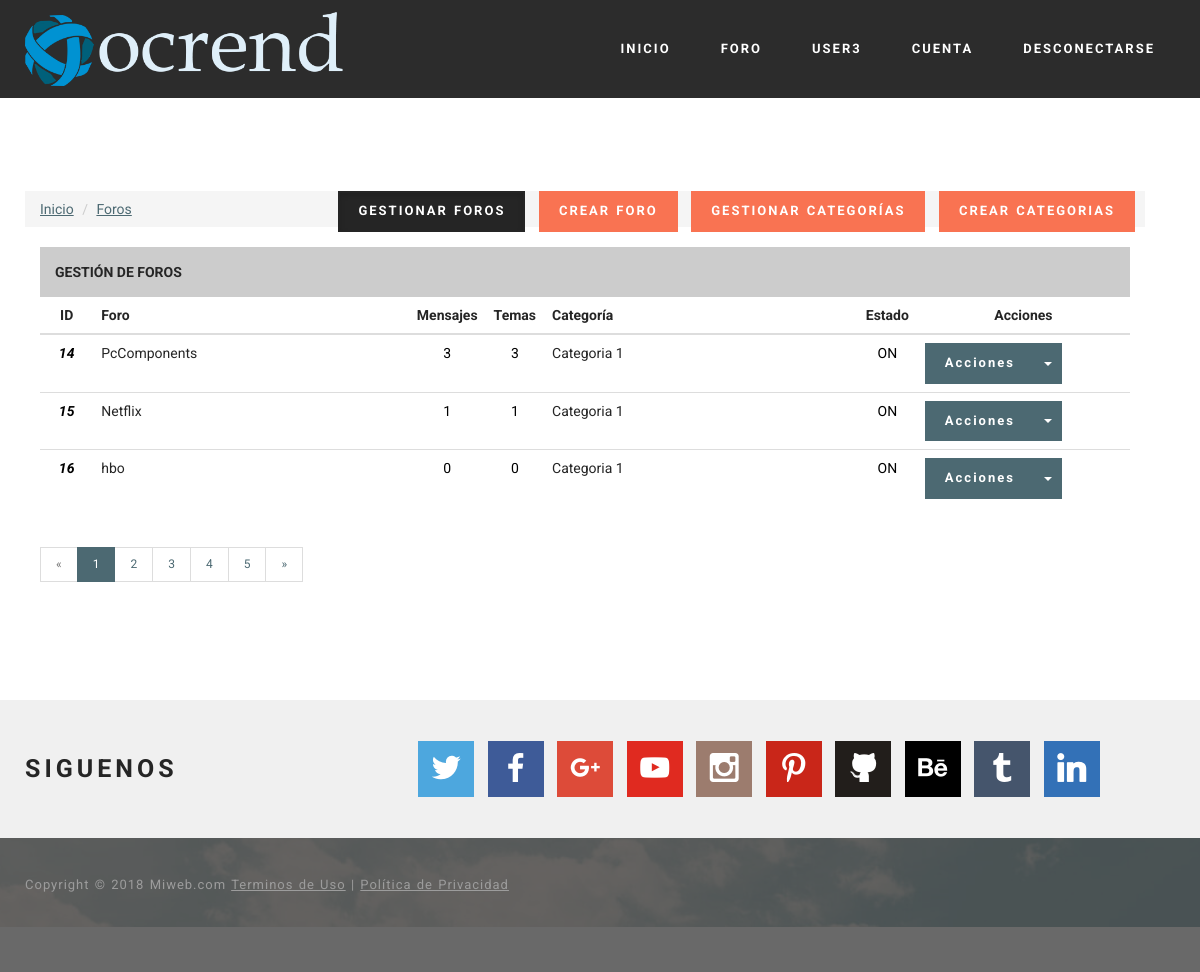
/?view=configforos (signed in), run on the app's committed database.
### tables this page shows
CREATE TABLE `users` (
  `id` bigint(255) NOT NULL,
  `user` varchar(17) NOT NULL,
  `pass` varchar(50) NOT NULL,
  `email` varchar(40) NOT NULL,
  `permiso` int(1) NOT NULL DEFAULT '0' COMMENT '0=Usuario normal,  1= moderador  2=admin',
  `activo` int(1) NOT NULL DEFAULT '0',
  `keyreg` varchar(120) NOT NULL DEFAULT '',
  `keypass` varchar(50) NOT NULL,
  `new_pass` varchar(50) NOT NULL,
  `ultima_conexion` int(80) NOT NULL DEFAULT '1539558829',
  `no_leidos` text NOT NULL,
  `img_perfil` varchar(100) NOT NULL DEFAULT 'noavatar.gif',
  `firma` varchar(255) NOT NULL DEFAULT 'Esta es la firma de usuario',
  `rango` varchar(70) NOT NULL DEFAULT 'Usuario',
  `edad` int(3) NOT NULL DEFAULT '18',
  `fecha_reg` varchar(11) NOT NULL DEFAULT '15/10/2018',
  `biografia` varchar(255) NOT NULL DEFAULT 'Biografía del usuario.'
);

CREATE TABLE `foros` (
  `id` int(255) NOT NULL,
  `nombre` varchar(255) NOT NULL,
  `descripcion` varchar(255) NOT NULL,
  `cantidad_mensajes` bigint(255) NOT NULL DEFAULT '0',
  `cantidad_temas` bigint(255) NOT NULL DEFAULT '0',
  `id_categoria` int(100) NOT NULL DEFAULT '1',
  `estado` int(1) NOT NULL DEFAULT '1' COMMENT '1 es el estado abierto del foro y 0 para crrarlo y solo admin tiene acceso',
  `ultimo_tema` varchar(255) NOT NULL,
  `id_ultimo_tema` bigint(255) NOT NULL
);

CREATE TABLE `categorias` (
  `id` int(255) NOT NULL,
  `nombre` varchar(255) NOT NULL
);

### core/bin/functions/Users.php (called while the page is built, shortened)
<?php
function Users(){
$db = new Conexion();
$query =  $db->query("SELECT timer FROM config WHERE id='1' LIMIT 1;");
$timer = $db->recorrer($query)[0];
$db-> liberar($query);
$sql = $db->query("SELECT * FROM users");
$usuarios_actuales_db = $db->rows($sql);
if($_SESSION['cantidad_usuarios'] != $usuarios_actuales_db or (time() - 60) <= $timer) {
  while($d = $db->recorrer($sql)) {
    $users[$d['id']]= $d;}
}else {
  if (!isset($_SESSION['users'])) {
    while($d = $db->recorrer($sql)) {
      $users[$d['id']]= $d;}
  } else {
    $users = $_SESSION['users'];
  }
}
return $_SESSION['users'];
}
?>

### core/core.php (called while the page is built, shortened)
<?php
require('core/models/class.Conexion.php');
require('core/bin/functions/Users.php');
require('core/bin/functions/Categorias.php');
require('core/bin/functions/Foros.php');
$_users = Users();
$_categorias = Categorias();
$_foros = Foros();
?>

### core/models/class.Conexion.php (called while the page is built, shortened)
<?php
class Conexion extends mysqli {
public function rows($query){
  return mysqli_num_rows($query);
}
public function liberar($query){
  return mysqli_free_result($query);
}
public function recorrer($query){
  return mysqli_fetch_array($query);
}
}
 ?>

### core/bin/functions/Foros.php (called while the page is built, shortened)
<?php
function Foros(){
$db = new Conexion();
$sql = $db->query("SELECT * FROM foros;");
if($db->rows($sql) > 0) {
  while($d = $db->recorrer($sql)) {
    $foros[$d['id']]= $d;
    }
}else {
  $foros = false;
}
return $foros;
}
?>

### core/bin/functions/Categorias.php (called while the page is built, shortened)
<?php
function Categorias(){
$db = new Conexion();
$sql = $db->query("SELECT * FROM categorias;");
if($db->rows($sql) > 0) {
  while($d = $db->recorrer($sql)) {
    $categorias[$d['id']]= $d;
    }
}else {
  $categorias = false;
}
return $categorias;
}
?>

### html/forum/foros/all_foro.php (the view, shortened to what this page needs)
<?php include(HTML_DIR . 'overall/header.php'); ?>
<body>
<?php include(HTML_DIR . 'overall/topnav.php'); ?>
 <section class="mbr-section mbr-after-navbar" id="content1-10">
     <div class="mbr-section__container container mbr-section__container--isolated">
<div class="row container">
<?php
if(isset($_SESSION['app_id']) and $_users[$_SESSION['app_id']]['permiso'] >= 2){
  echo'
 <div class="mbr-avbar__column"><ul class="mbr-navbar__items mbr-navbar__items--right mbr-buttons mbr-buttons--freeze mbr-buttons">
     <a class="mbr-buttons__btn btn btn-danger active" href="?view=configforos">GESTIONAR FOROS</a>
     <a class="mbr-buttons__btn btn btn-danger" href="?view=configforos&mode=add">CREAR FORO</a>
     <a class="mbr-buttons__btn btn btn-danger" href="?view=categorias">GESTIONAR CATEGORÍAS</a>
     <a class="mbr-buttons__btn btn btn-danger" href="?view=categorias&mode=add">CREAR CATEGORIAS</a>
</div>
  ';
}
?>
 <ol class="breadcrumb">
   <li class="breadcrumb-item"><i class="fa fa-comments"></i><a href="?view=index">Inicio</a></li>
   <li class="breadcrumb-item"><i class="fa fa-comments"></i><a href="?view=forum">Foros</a></li>
 </ol>
<div class="col-sm-12">
  <table width="100%" border="0" cellspacing="2" cellpadding="2">
     <tr>
       <th scope="col" bgcolor="#CCCCCC" style="margin-bottom:5px; height:32px;" >
         <div align="left" style="margin-left:15px; margin-top:15px; margin-bottom:15px;">
           GESTIÓN DE FOROS</div></th>
     </tr>
   </table>
   <?php
if(false != $_foros){
  $HTML= '
  <div class="row">
    <div class="col-md-12">
  <table class="table">
    <thead>
      <tr>
        <th style="width: 5%;  text-align: center;">ID</th>
        <th style="width: 30%">Foro</th>
        <th style="width: 5%;  text-align: center;">Mensajes</th>
        <th style="width: 5%;  text-align: center;">Temas</th>
        <th style="width: 30%">Categoría</th>
        <th style="width: 5%;  text-align: center;">Estado</th>
        <th style="width: 20%;  text-align: center;">Acciones</th>
      </tr>
    </thead>
   <tbody>';
   foreach ($_foros as $id_foro => $content_array){
     $estado = $_foros[$id_foro]['estado'] == 1 ? 'ON' : 'OFF';
     $HTML .= '<tr>
       <td style="font-style: italic;	color: #000; text-align: center;"><strong>'.$_foros[$id_foro]['id'].'</strong></td>
       <td>'.$_foros[$id_foro]['nombre'].'</td>
       <td style="color: #000; text-align: center;">'.number_format($_foros[$id_foro]['cantidad_mensajes'],0,',','.').'</td>
       <td style="color: #000; text-align: center;">'.number_format($_foros[$id_foro]['cantidad_temas'],0,',','.').'</td>
       <td>'.$_categorias[$_foros[$id_foro]['id_categoria']]['nombre'].'</td>
       <td style="color: #000; text-align: center;">'. $estado .'</td>
      <td>
        <div class="btn-group">
          <a class="btn btn-primary">Acciones</a>
          <a href="#" class="btn btn-primary dropdown-toggle" data-toggle="dropdown"><span class="caret"></span></a>
          <ul class="dropdown-menu">
            <li><a href="?view=configforos&mode=edit&id='.$_foros[$id_foro]['id'].'">Editar</a></li>
            <li><a onClick="DeleteItem(\'¿Esta seguro de eliminar este foro?\', \'?view=configforos&mode=delete&id='.$_foros[$id_foro]['id'].'\')">Eliminar</a></li>
          </ul>
      </div>
    </td>
    </tr>';
    }
    $HTML .='</tbody></table>';
   } else {
     $HTML='<div class="alert alert-dismissible alert-info">
  <button type="button" class="close" data-dismiss="alert">&times;</button>
  <strong>UPS! No hay ningun foro (all_foro.php)</strong></a>
</div>';
  }
echo $HTML;
   ?>
 <div>
   <ul class="pagination pagination-sm">
     <li class="page-item disabled">
       <a class="page-link" href="#">&laquo;</a>
     </li>
     <li class="page-item active">
       <a class="page-link" href="#">1</a>
     </li>
     <li class="page-item">
       <a class="page-link" href="#">2</a>
     </li>
     <li class="page-item">
       <a class="page-link" href="#">3</a>
     </li>
     <li class="page-item">
       <a class="page-link" href="#">4</a>
     </li>
     <li class="page-item">
       <a class="page-link" href="#">5</a>
     </li>
     <li class="page-item">
       <a class="page-link" href="#">&raquo;</a>
     </li>
   </ul>
 </div>
</div>
</section>
<?php include(HTML_DIR . 'overall/footer.php'); ?>
</body>
</html>

### html/overall/topnav.php (shortened to what this page needs)
<section class="mbr-navbar mbr-navbar--freeze mbr-navbar--absolute mbr-navbar--sticky mbr-navbar--auto-collapse" id="ext_menu-0">
    <div class="mbr-navbar__section mbr-section">
        <div class="mbr-section__container container">
            <div class="mbr-navbar__container">
                <div class="mbr-navbar__column mbr-navbar__column--s mbr-navbar__brand">
                    <span class="mbr-navbar__brand-link mbr-brand mbr-brand--inline">
                        <span class="mbr-brand__logo"><a href="#"><img class="mbr-navbar__brand-img mbr-brand__img" src="views/images/logo.png" alt="Mobirise"></a></span>
                    </span>
                </div>
                <div class="mbr-navbar__column mbr-navbar__menu">
                    <nav class="mbr-navbar__menu-box mbr-navbar__menu-box--inline-right">
                        <div class="mbr-navbar__column"><ul class="mbr-navbar__items mbr-navbar__items--right mbr-buttons mbr-buttons--freeze mbr-buttons--right btn-decorator mbr-buttons--active"><li class="mbr-navbar__item">
                          <a class="mbr-buttons__link btn text-white" href="#">INICIO</a></li><li class="mbr-navbar__item">
                            <a class="mbr-buttons__link btn text-white" href="?view=forum">FORO</a></li><li class="mbr-navbar__item">
<?php
if(!isset($_SESSION['app_id'])){
  echo '<a class="mbr-buttons__link btn text-white" data-toggle="modal" data-target="#Login">INICIAR SESIÓN</a></li><li class="mbr-navbar__item">
  <div class="mbr-navbar__column"><ul class="mbr-navbar__items mbr-navbar__items--right mbr-buttons mbr-buttons--freeze mbr-buttons--right btn-inverse mbr-buttons--active">
  <li class="mbr-navbar__item"><a class="mbr-buttons__btn btn btn-danger" data-toggle="modal" data-target="#Registro">REGISTRO</a></li></ul></div>
';
}else {
  echo '<a class="mbr-buttons__link btn text-white" href="?view=perfil&id='.$_SESSION['app_id'].'">'. strtoupper($_users[$_SESSION['app_id']]['user']) .'</a></li><li class="mbr-navbar__item">
        <a class="mbr-buttons__link btn text-white" href="?view=cuenta">CUENTA</a></li><li class="mbr-navbar__item">
        <a class="mbr-buttons__link btn text-white" href="?view=logout">DESCONECTARSE</a></li><li class="mbr-navbar__item">
  ';
}
?>
                    </nav>
                </div>
            </div>
        </div>
    </div>
</section>

### views/mobirise/css/style.css (style rules this page uses)
html { position: relative; min-height: 100%; }
.mbr-navbar { position: relative; width: 100%; }
.mbr-navbar:before { content: ""; display: block; }
.mbr-navbar__brand-link:after, .mbr-navbar__brand-img { height: 74px; }
.mbr-navbar:before, .mbr-navbar__container { height: 98px; }
.mbr-navbar__brand-img { position: relative; }
.mbr-navbar__brand-img, .mbr-navbar__container, .mbr-navbar__section { -webkit-transition: all 300ms ease-in-out 0s; -o-transition: all 300ms ease-in-out 0s; transition: all 300ms ease-in-out 0s; }
.mbr-navbar__section { background: #2c2c2c; height: auto; position: absolute; top: 0; width: 100%; z-index: 1000; }
.mbr-navbar__container { display: table; padding: 12px 0; width: 100%; }
.mbr-navbar__menu-box { display: table; width: 100%; }
.mbr-navbar__menu-box--inline-left, .mbr-navbar__menu-box--inline-center, .mbr-navbar__menu-box--inline-right { display: block; text-align: left; }
.mbr-navbar__menu-box--inline-right { text-align: right; }
.mbr-navbar__column { display: table-cell; vertical-align: middle; }
.mbr-navbar__column--s { width: 20%; }
.mbr-navbar__menu-box--inline-left .mbr-navbar__column, .mbr-navbar__menu-box--inline-center .mbr-navbar__column, .mbr-navbar__menu-box--inline-right .mbr-navbar__column { display: inline-block; }
.mbr-navbar__items { float: left; padding-left: 0px; position: relative; left: -20px; }
.mbr-navbar__items--right { float: right; left: 0; }
.mbr-navbar__item { display: block; float: left; position: relative; }
.mbr-navbar--sticky .mbr-navbar__section { position: fixed; }
.mbr-navbar--absolute { position: absolute; }
.mbr-after-navbar:before { content: ""; display: block; height: 98px; }
.mbr-brand { display: block; float: left; position: relative; }
.mbr-brand, .mbr-brand:hover { text-decoration: none; }
.mbr-brand--inline { display: table; }
.mbr-brand--inline:after { content: ""; display: table-cell; width: 1px; }
.mbr-brand--inline .mbr-brand__logo, .mbr-brand--inline .mbr-brand__name { display: table-cell; vertical-align: middle; }
.mbr-brand--inline .mbr-brand__logo { padding-right: 10px; }
.mbr-section { padding: 0 20px; }
.mbr-section__container { padding: 0; position: relative; z-index: 3; }
.mbr-section__container--isolated { padding-bottom: 93px; padding-top: 93px; }
.mbr-buttons { margin: -26px 0 13px 0; position: relative; text-align: left; top: 26px; }
.mbr-buttons__btn, .mbr-buttons__link { margin: 0 10px 13px 0; }
.mbr-buttons__btn, .mbr-buttons__link, .mbr-buttons__btn:hover, .mbr-buttons__link:hover { text-decoration: none; }
.mbr-buttons--right { text-align: right; }
.mbr-buttons--right .mbr-buttons__btn, .mbr-buttons--right .mbr-buttons__link { margin: 0 0 13px 10px; }

### views/mobirise/css/mbr-additional.css (style rules this page uses)
#ext_menu-0 .mbr-navbar__section { background: #2c2c2c; }

### data on the page
users: user "USER3"
foros: id "14", nombre "PcComponents", cantidad_mensajes "3", cantidad_temas "3", id_categoria.nombre "Categoria 1", estado "ON"
foros: id "15", nombre "Netflix", cantidad_mensajes "1", cantidad_temas "1", id_categoria.nombre "Categoria 1", estado "ON"
foros: id "16", nombre "hbo", cantidad_mensajes "0", cantidad_temas "0", id_categoria.nombre "Categoria 1", estado "ON"

### other printed values
APP_COPY "Copyright © 2018 Miweb.com"
